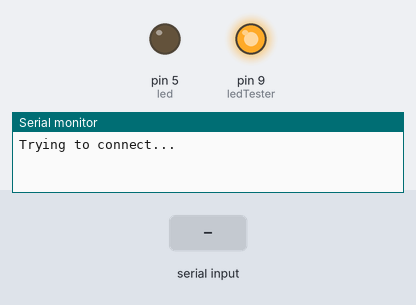
Bench run of a sketch on a simulated Arduino Uno, built with avr-gcc and run on an emulated ATmega328P. Parts: output pins drawn as LEDs (lit = HIGH), the last lines printed to the serial monitor. The inputs (shaded band) are chosen by the test bench.

Above: at 0.1 s.
At 2.8 s:
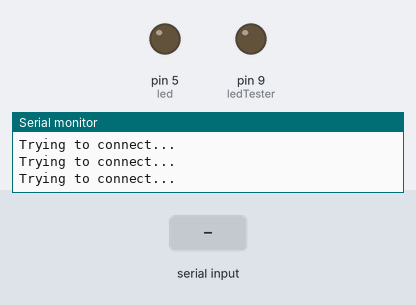
2.9 s: "90,45\n" received over the second serial link
At 4.1 s:
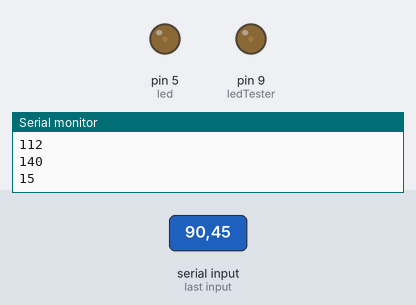
4.5 s: "30,150\n" received over the second serial link
6.0 s: "5\n" received over the second serial link
Timing chart, 0 to 9.0 s (numbered marks = the images above; inputs shaded):
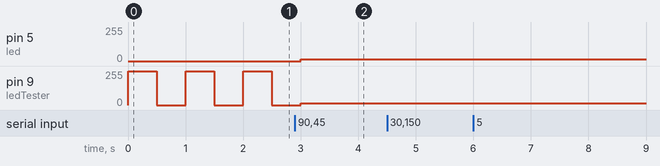

The sketch:

Arduino.ino
```cpp
#include <SoftwareSerial.h>

int bluetoothTx = 2;  // TX-O pin of bluetooth mate, Arduino D2
int bluetoothRx = 3;  // RX-I pin of bluetooth mate, Arduino D3
int led = 5; // this is a PWM pin, uses analogWrite
int ledTester = 9; // for testing purposes to see if PWM is working properly on led 5


SoftwareSerial bluetooth(bluetoothTx, bluetoothRx);

void setup()
{
  Serial.begin(9600);  // Begin the serial monitor at 9600bps
  pinMode(led, OUTPUT);
  pinMode(ledTester, OUTPUT);
  bluetooth.begin(115200);  // The Bluetooth Mate defaults to 115200bps

  while( bluetooth.available() == 0 ){

    Serial.println("Trying to connect...");
    // if bluetooth isn't available, blink on and off to indicate it isn't working
    analogWrite(ledTester, 255);   // turn the LED on (HIGH is the voltage level)
    delay(500);               // wait for a second
    analogWrite(ledTester, 0);    // turn the LED off by making the voltage LOW
    delay(500);               // wait for a second
  }


}

void loop()
{


  if(bluetooth.available() > 0)  // If the bluetooth sent any characters
  {

          // Send any characters the bluetooth prints to the serial monitor
          char incoming = (char)bluetooth.read();

          // convert char to integer
          int volume = incoming - '0';


          if( volume < 0 || volume > 9 ){
            // messed up values
            volume = 0;
          }


          if ( volume == 0 ){

            // keep minimum brightness
            volume = 15;
          }
          else{
            // search for peak values
            volume = volume*28; // convert to 0-255


          }

          Serial.println(volume);
          analogWrite(led, volume); // volume determines brightness of LED, from 0-9
          analogWrite(ledTester, volume); // write volume to tester PIN to make sure PWM is working
    }


}
```

Measured:
- after the input at 2.9 s, pin 5 (led): 0/255 → 15/255 after 0.10 s
